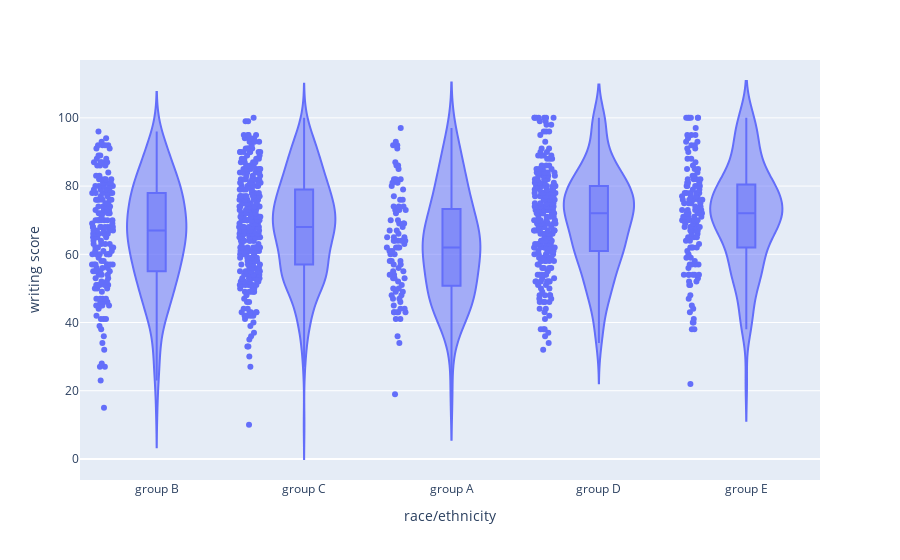

Notebook code cell kept with this figure:
### Code cell
px.violin(df,y='writing score',x='race/ethnicity', box=True, points="all")

### Figure 1 — Plotly figure (JSON) as saved in the notebook; plotly's stock layout.template omitted (floating-point values rounded to 4 significant figures; data arrays with more than 128 entries replaced by an {"elided": "..."} marker saying what was removed)
{"data": [{"alignmentgroup": "True", "box": {"visible": true}, "hovertemplate": "race/ethnicity=%{x}<br>writing score=%{y}<extra></extra>", "legendgroup": "", "marker": {"color": "#636efa"}, "name": "", "offsetgroup": "", "orientation": "v", "points": "all", "scalegroup": "True", "showlegend": false, "type": "violin", "x": {"elided": "1000 str values"}, "x0": " ", "xaxis": "x", "y": {"elided": "1000 int values"}, "y0": " ", "yaxis": "y"}], "layout": {"legend": {"tracegroupgap": 0}, "margin": {"t": 60}, "violinmode": "group", "xaxis": {"anchor": "y", "domain": [0, 1], "title": {"text": "race/ethnicity"}}, "yaxis": {"anchor": "x", "domain": [0, 1], "title": {"text": "writing score"}}}}
